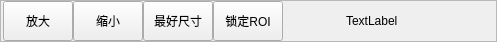
      <widget class="QFrame" name="frame">
       <property name="minimumSize">
        <size>
         <width>0</width>
         <height>42</height>
        </size>
       </property>
       <property name="maximumSize">
        <size>
         <width>16777215</width>
         <height>42</height>
        </size>
       </property>
       <property name="frameShape">
        <enum>QFrame::StyledPanel</enum>
       </property>
       <property name="frameShadow">
        <enum>QFrame::Raised</enum>
       </property>
       <layout class="QHBoxLayout" name="horizontalLayout">
        <property name="spacing">
         <number>0</number>
        </property>
        <property name="leftMargin">
         <number>2</number>
        </property>
        <property name="topMargin">
         <number>0</number>
        </property>
        <property name="rightMargin">
         <number>0</number>
        </property>
        <property name="bottomMargin">
         <number>0</number>
        </property>
        <item>
         <widget class="QPushButton" name="pushButton_zoomIn">
          <property name="minimumSize">
           <size>
            <width>70</width>
            <height>40</height>
           </size>
          </property>
          <property name="maximumSize">
           <size>
            <width>70</width>
            <height>40</height>
           </size>
          </property>
          <property name="text">
           <string>放大</string>
          </property>
         </widget>
        </item>
        <item>
         <widget class="QPushButton" name="pushButton_zoomOut">
          <property name="minimumSize">
           <size>
            <width>70</width>
            <height>40</height>
           </size>
          </property>
          <property name="maximumSize">
           <size>
            <width>70</width>
            <height>40</height>
           </size>
          </property>
          <property name="text">
           <string>缩小</string>
          </property>
         </widget>
        </item>
        <item>
         <widget class="QPushButton" name="pushButton_zoomBest">
          <property name="minimumSize">
           <size>
            <width>70</width>
            <height>40</height>
           </size>
          </property>
          <property name="maximumSize">
           <size>
            <width>70</width>
            <height>40</height>
           </size>
          </property>
          <property name="text">
           <string>最好尺寸</string>
          </property>
         </widget>
        </item>
        <item>
         <widget class="QPushButton" name="pushButton_lockRoiMove">
          <property name="minimumSize">
           <size>
            <width>70</width>
            <height>40</height>
           </size>
          </property>
          <property name="maximumSize">
           <size>
            <width>70</width>
            <height>40</height>
           </size>
          </property>
          <property name="text">
           <string>锁定ROI</string>
          </property>
         </widget>
        </item>
        <item>
         <spacer name="horizontalSpacer">
          <property name="orientation">
           <enum>Qt::Horizontal</enum>
          </property>
          <property name="sizeHint" stdset="0">
           <size>
            <width>63</width>
            <height>20</height>
           </size>
          </property>
         </spacer>
        </item>
        <item>
         <widget class="QLabel" name="label_mousePos">
          <property name="minimumSize">
           <size>
            <width>150</width>
            <height>40</height>
           </size>
          </property>
          <property name="maximumSize">
           <size>
            <width>150</width>
            <height>40</height>
           </size>
          </property>
          <property name="text">
           <string>TextLabel</string>
          </property>
         </widget>
        </item>
       </layout>
      </widget>
